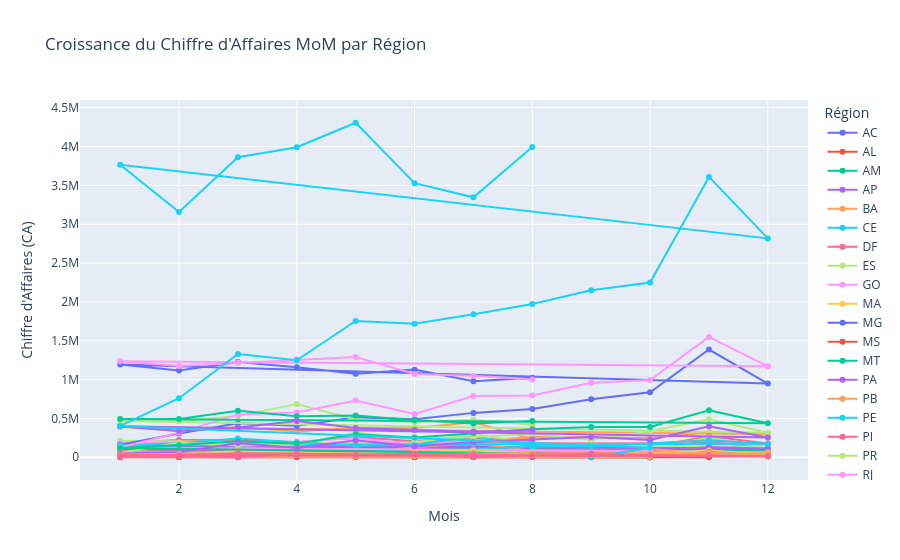
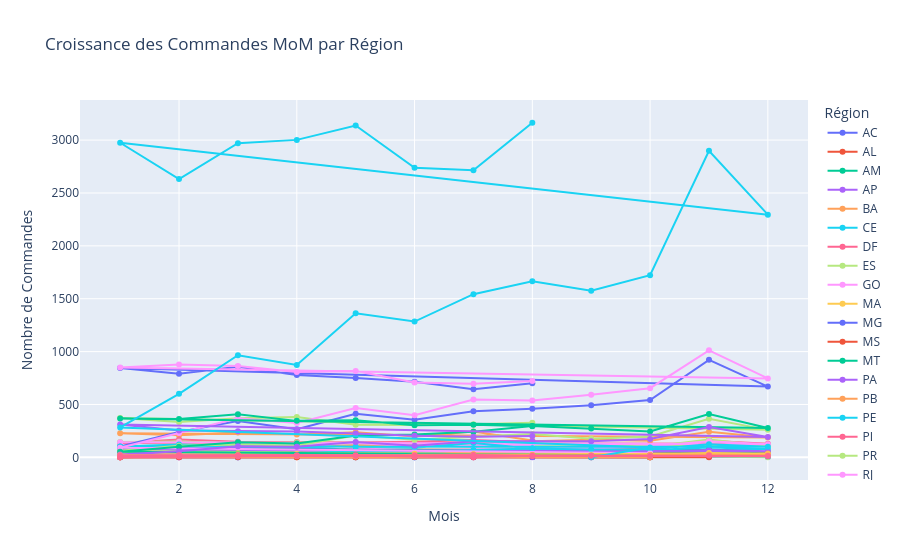

The notebook cell these images were saved under, in order:
### Code cell
import pandas as pd
import plotly.express as px

# Assurez-vous d'avoir exécuté la requête SQL et récupéré le DataFrame 'df_growth_mom'
# df_growth_mom = pd.read_sql(growth_mom_query, engine)

# Exemple de données récupérées
# df_growth_mom = ...

# Affichage d'un graphique de la croissance du chiffre d'affaires par mois et par région
fig = px.line(df_growth_mom,
              x="month", 
              y="ca", 
              color="customer_state", 
              markers=True, 
              title="Croissance du Chiffre d'Affaires MoM par Région",
              labels={"ca": "Chiffre d'Affaires (CA)", "month": "Mois", "customer_state": "Région"},
              line_shape="linear")

# Affichage du graphique
fig.show()

# Si vous souhaitez également afficher le nombre de commandes, vous pouvez ajouter une autre courbe :
fig2 = px.line(df_growth_mom,
               x="month", 
               y="nb_commandes", 
               color="customer_state", 
               markers=True, 
               title="Croissance des Commandes MoM par Région",
               labels={"nb_commandes": "Nombre de Commandes", "month": "Mois", "customer_state": "Région"},
               line_shape="linear")

# Affichage du graphique
fig2.show()

### Figure 1 — Plotly figure (JSON) as saved in the notebook; plotly's stock layout.template omitted (floating-point values rounded to 4 significant figures)
{"data": [{"hovertemplate": "Région=AC<br>Mois=%{x}<br>Chiffre d'Affaires (CA)=%{y}<extra></extra>", "legendgroup": "AC", "line": {"color": "#636efa", "dash": "solid", "shape": "linear"}, "marker": {"symbol": "circle"}, "mode": "lines+markers", "name": "AC", "orientation": "v", "showlegend": true, "type": "scatter", "x": [1.0, 2.0, 3.0, 4.0, 5.0, 6.0, 7.0, 8.0, 9.0, 10.0, 11.0, 12.0, 1.0, 2.0, 3.0, 4.0, 5.0, 6.0, 7.0, 8.0], "xaxis": "x", "y": [6508.0, 5377.0, 4772.0, 12160.0, 21350.0, 4592.0, 7150.0, 6892.0, 18260.0, 7774.0, 8506.0, 12690.0, 10420.0, 2693.0, 1482.0, 5294.0, 13510.0, 5375.0, 15930.0, 5441.0], "yaxis": "y"}, {"hovertemplate": "Région=AL<br>Mois=%{x}<br>Chiffre d'Affaires (CA)=%{y}<extra></extra>", "legendgroup": "AL", "line": {"color": "#EF553B", "dash": "solid", "shape": "linear"}, "marker": {"symbol": "circle"}, "mode": "lines+markers", "name": "AL", "orientation": "v", "showlegend": true, "type": "scatter", "x": [10.0, 1.0, 2.0, 3.0, 4.0, 5.0, 6.0, 7.0, 8.0, 9.0, 10.0, 11.0, 12.0, 1.0, 2.0, 3.0, 4.0, 5.0, 6.0, 7.0, 8.0], "xaxis": "x", "y": [689.4, 4089.0, 26710.0, 12790.0, 46530.0, 50710.0, 11420.0, 25560.0, 86020.0, 45840.0, 57070.0, 66970.0, 24130.0, 55970.0, 51130.0, 67190.0, 63060.0, 39540.0, 43680.0, 42230.0, 26220.0], "yaxis": "y"}, {"hovertemplate": "Région=AM<br>Mois=%{x}<br>Chiffre d'Affaires (CA)=%{y}<extra></extra>", "legendgroup": "AM", "line": {"color": "#00cc96", "dash": "solid", "shape": "linear"}, "marker": {"symbol": "circle"}, "mode": "lines+markers", "name": "AM", "orientation": "v", "showlegend": true, "type": "scatter", "x": [2.0, 3.0, 4.0, 5.0, 6.0, 7.0, 8.0, 9.0, 10.0, 11.0, 12.0, 1.0, 2.0, 3.0, 4.0, 5.0, 6.0, 7.0, 8.0], "xaxis": "x", "y": [10100.0, 7141.0, 10590.0, 11200.0, 1844.0, 8563.0, 13350.0, 13670.0, 1481.0, 27010.0, 10560.0, 30900.0, 22380.0, 12910.0, 8041.0, 19640.0, 10900.0, 23390.0, 4612.0], "yaxis": "y"}, {"hovertemplate": "Région=AP<br>Mois=%{x}<br>Chiffre d'Affaires (CA)=%{y}<extra></extra>", "legendgroup": "AP", "line": {"color": "#ab63fa", "dash": "solid", "shape": "linear"}, "marker": {"symbol": "circle"}, "mode": "lines+markers", "name": "AP", "orientation": "v", "showlegend": true, "type": "scatter", "x": [2.0, 3.0, 5.0, 6.0, 7.0, 8.0, 9.0, 10.0, 11.0, 12.0, 1.0, 2.0, 3.0, 4.0, 5.0, 6.0, 7.0, 8.0], "xaxis": "x", "y": [6365.0, 3716.0, 12490.0, 3328.0, 2632.0, 3463.0, 4493.0, 15270.0, 6203.0, 6935.0, 25100.0, 9777.0, 6341.0, 9385.0, 10710.0, 2231.0, 14520.0, 2317.0], "yaxis": "y"}, {"hovertemplate": "Région=BA<br>Mois=%{x}<br>Chiffre d'Affaires (CA)=%{y}<extra></extra>", "legendgroup": "BA", "line": {"color": "#FFA15A", "dash": "solid", "shape": "linear"}, "marker": {"symbol": "circle"}, "mode": "lines+markers", "name": "BA", "orientation": "v", "showlegend": true, "type": "scatter", "x": [10.0, 1.0, 2.0, 3.0, 4.0, 5.0, 6.0, 7.0, 8.0, 9.0, 10.0, 11.0, 12.0, 1.0, 2.0, 3.0, 4.0, 5.0, 6.0, 7.0, 8.0], "xaxis": "x", "y": [2889.0, 38930.0, 76660.0, 164800.0, 183500.0, 175800.0, 205900.0, 199100.0, 264200.0, 251800.0, 248500.0, 319000.0, 296200.0, 391500.0, 338300.0, 388900.0, 331900.0, 380800.0, 377300.0, 449200.0, 234900.0], "yaxis": "y"}, {"hovertemplate": "Région=CE<br>Mois=%{x}<br>Chiffre d'Affaires (CA)=%{y}<extra></extra>", "legendgroup": "CE", "line": {"color": "#19d3f3", "dash": "solid", "shape": "linear"}, "marker": {"symbol": "circle"}, "mode": "lines+markers", "name": "CE", "orientation": "v", "showlegend": true, "type": "scatter", "x": [10.0, 1.0, 2.0, 3.0, 4.0, 5.0, 6.0, 7.0, 8.0, 9.0, 10.0, 11.0, 12.0, 1.0, 2.0, 3.0, 4.0, 5.0, 6.0, 7.0, 8.0], "xaxis": "x", "y": [16970.0, 9766.0, 22350.0, 64430.0, 62320.0, 113700.0, 97960.0, 88500.0, 116600.0, 173600.0, 129000.0, 199200.0, 113800.0, 132800.0, 114000.0, 199800.0, 179000.0, 130500.0, 177500.0, 149200.0, 106900.0], "yaxis": "y"}, {"hovertemplate": "Région=DF<br>Mois=%{x}<br>Chiffre d'Affaires (CA)=%{y}<extra></extra>", "legendgroup": "DF", "line": {"color": "#FF6692", "dash": "solid", "shape": "linear"}, "marker": {"symbol": "circle"}, "mode": "lines+markers", "name": "DF", "orientation": "v", "showlegend": true, "type": "scatter", "x": [10.0, 1.0, 2.0, 3.0, 4.0, 5.0, 6.0, 7.0, 8.0, 9.0, 10.0, 11.0, 12.0, 1.0, 2.0, 3.0, 4.0, 5.0, 6.0, 7.0, 8.0], "xaxis": "x", "y": [10800.0, 18940.0, 93300.0, 71620.0, 76960.0, 78190.0, 87300.0, 115500.0, 102600.0, 138300.0, 132600.0, 271800.0, 177900.0, 183200.0, 221900.0, 219600.0, 193200.0, 259500.0, 205900.0, 245200.0, 210900.0], "yaxis": "y"}, {"hovertemplate": "Région=ES<br>Mois=%{x}<br>Chiffre d'Affaires (CA)=%{y}<extra></extra>", "legendgroup": "ES", "line": {"color": "#B6E880", "dash": "solid", "shape": "linear"}, "marker": {"symbol": "circle"}, "mode": "lines+markers", "name": "ES", "orientation": "v", "showlegend": true, "type": "scatter", "x": [10.0, 1.0, 2.0, 3.0, 4.0, 5.0, 6.0, 7.0, 8.0, 9.0, 10.0, 11.0, 12.0, 1.0, 2.0, 3.0, 4.0, 5.0, 6.0, 7.0, 8.0], "xaxis": "x", "y": [8926.0, 9097.0, 41320.0, 53380.0, 57440.0, 131900.0, 111100.0, 79910.0, 138100.0, 119800.0, 114000.0, 255600.0, 128300.0, 211800.0, 183000.0, 183300.0, 172000.0, 198300.0, 185800.0, 301700.0, 174200.0], "yaxis": "y"}, {"hovertemplate": "Région=GO<br>Mois=%{x}<br>Chiffre d'Affaires (CA)=%{y}<extra></extra>", "legendgroup": "GO", "line": {"color": "#FF97FF", "dash": "solid", "shape": "linear"}, "marker": {"symbol": "circle"}, "mode": "lines+markers", "name": "GO", "orientation": "v", "showlegend": true, "type": "scatter", "x": [10.0, 1.0, 2.0, 3.0, 4.0, 5.0, 6.0, 7.0, 8.0, 9.0, 10.0, 11.0, 12.0, 1.0, 2.0, 3.0, 4.0, 5.0, 6.0, 7.0, 8.0], "xaxis": "x", "y": [9505.0, 41920.0, 25700.0, 87290.0, 57120.0, 169600.0, 95270.0, 95190.0, 140400.0, 139400.0, 173500.0, 222000.0, 165500.0, 179600.0, 191300.0, 200000.0, 200100.0, 247800.0, 156400.0, 219400.0, 190800.0], "yaxis": "y"}, {"hovertemplate": "Région=MA<br>Mois=%{x}<br>Chiffre d'Affaires (CA)=%{y}<extra></extra>", "legendgroup": "MA", "line": {"color": "#FECB52", "dash": "solid", "shape": "linear"}, "marker": {"symbol": "circle"}, "mode": "lines+markers", "name": "MA", "orientation": "v", "showlegend": true, "type": "scatter", "x": [10.0, 1.0, 2.0, 3.0, 4.0, 5.0, 6.0, 7.0, 8.0, 9.0, 10.0, 11.0, 12.0, 1.0, 2.0, 3.0, 4.0, 5.0, 6.0, 7.0, 8.0], "xaxis": "x", "y": [8990.0, 6448.0, 10760.0, 24500.0, 33880.0, 38470.0, 20020.0, 68400.0, 68630.0, 101000.0, 112700.0, 110100.0, 65540.0, 99820.0, 112100.0, 94140.0, 90210.0, 77310.0, 70610.0, 69720.0, 46800.0], "yaxis": "y"}, {"hovertemplate": "Région=MG<br>Mois=%{x}<br>Chiffre d'Affaires (CA)=%{y}<extra></extra>", "legendgroup": "MG", "line": {"color": "#636efa", "dash": "solid", "shape": "linear"}, "marker": {"symbol": "circle"}, "mode": "lines+markers", "name": "MG", "orientation": "v", "showlegend": true, "type": "scatter", "x": [10.0, 1.0, 2.0, 3.0, 4.0, 5.0, 6.0, 7.0, 8.0, 9.0, 10.0, 11.0, 12.0, 1.0, 2.0, 3.0, 4.0, 5.0, 6.0, 7.0, 8.0], "xaxis": "x", "y": [44440.0, 162400.0, 305300.0, 436400.0, 404200.0, 516600.0, 489100.0, 571300.0, 621000.0, 745600.0, 837400.0, 1387000.0, 949100.0, 1193000.0, 1117000.0, 1226000.0, 1159000.0, 1076000.0, 1128000.0, 978900.0, 1022000.0], "yaxis": "y"}, {"hovertemplate": "Région=MS<br>Mois=%{x}<br>Chiffre d'Affaires (CA)=%{y}<extra></extra>", "legendgroup": "MS", "line": {"color": "#EF553B", "dash": "solid", "shape": "linear"}, "marker": {"symbol": "circle"}, "mode": "lines+markers", "name": "MS", "orientation": "v", "showlegend": true, "type": "scatter", "x": [1.0, 2.0, 3.0, 4.0, 5.0, 6.0, 7.0, 8.0, 9.0, 10.0, 11.0, 12.0, 1.0, 2.0, 3.0, 4.0, 5.0, 6.0, 7.0, 8.0], "xaxis": "x", "y": [1533.0, 71200.0, 62940.0, 19880.0, 33500.0, 39980.0, 37090.0, 40220.0, 50130.0, 65720.0, 62840.0, 54050.0, 108300.0, 91140.0, 77300.0, 63480.0, 99540.0, 96890.0, 74660.0, 58970.0], "yaxis": "y"}, {"hovertemplate": "Région=MT<br>Mois=%{x}<br>Chiffre d'Affaires (CA)=%{y}<extra></extra>", "legendgroup": "MT", "line": {"color": "#00cc96", "dash": "solid", "shape": "linear"}, "marker": {"symbol": "circle"}, "mode": "lines+markers", "name": "MT", "orientation": "v", "showlegend": true, "type": "scatter", "x": [10.0, 1.0, 2.0, 3.0, 4.0, 5.0, 6.0, 7.0, 8.0, 9.0, 10.0, 11.0, 12.0, 1.0, 2.0, 3.0, 4.0, 5.0, 6.0, 7.0, 8.0], "xaxis": "x", "y": [913.0, 17310.0, 32250.0, 24320.0, 35920.0, 69130.0, 43400.0, 101700.0, 70490.0, 73500.0, 116000.0, 120300.0, 94940.0, 114900.0, 88630.0, 89830.0, 121900.0, 133100.0, 117100.0, 113800.0, 51590.0], "yaxis": "y"}, {"hovertemplate": "Région=PA<br>Mois=%{x}<br>Chiffre d'Affaires (CA)=%{y}<extra></extra>", "legendgroup": "PA", "line": {"color": "#ab63fa", "dash": "solid", "shape": "linear"}, "marker": {"symbol": "circle"}, "mode": "lines+markers", "name": "PA", "orientation": "v", "showlegend": true, "type": "scatter", "x": [10.0, 1.0, 2.0, 3.0, 4.0, 5.0, 6.0, 7.0, 8.0, 9.0, 10.0, 11.0, 12.0, 1.0, 2.0, 3.0, 4.0, 5.0, 6.0, 7.0, 8.0], "xaxis": "x", "y": [11550.0, 13710.0, 95440.0, 81650.0, 54970.0, 59140.0, 59490.0, 51310.0, 154100.0, 69590.0, 78500.0, 129400.0, 111400.0, 150600.0, 98520.0, 133100.0, 124400.0, 82440.0, 107600.0, 142700.0, 98690.0], "yaxis": "y"}, {"hovertemplate": "Région=PB<br>Mois=%{x}<br>Chiffre d'Affaires (CA)=%{y}<extra></extra>", "legendgroup": "PB", "line": {"color": "#FFA15A", "dash": "solid", "shape": "linear"}, "marker": {"symbol": "circle"}, "mode": "lines+markers", "name": "PB", "orientation": "v", "showlegend": true, "type": "scatter", "x": [10.0, 1.0, 2.0, 3.0, 4.0, 5.0, 6.0, 7.0, 8.0, 9.0, 10.0, 11.0, 12.0, 1.0, 2.0, 3.0, 4.0, 5.0, 6.0, 7.0, 8.0], "xaxis": "x", "y": [672.7, 4168.0, 20230.0, 44430.0, 32060.0, 30350.0, 62220.0, 49740.0, 27480.0, 56560.0, 103600.0, 51450.0, 63150.0, 72200.0, 57090.0, 72610.0, 49650.0, 53190.0, 128000.0, 179500.0, 82220.0], "yaxis": "y"}, {"hovertemplate": "Région=PE<br>Mois=%{x}<br>Chiffre d'Affaires (CA)=%{y}<extra></extra>", "legendgroup": "PE", "line": {"color": "#19d3f3", "dash": "solid", "shape": "linear"}, "marker": {"symbol": "circle"}, "mode": "lines+markers", "name": "PE", "orientation": "v", "showlegend": true, "type": "scatter", "x": [10.0, 1.0, 2.0, 3.0, 4.0, 5.0, 6.0, 7.0, 8.0, 9.0, 10.0, 11.0, 12.0, 1.0, 2.0, 3.0, 4.0, 5.0, 6.0, 7.0, 8.0], "xaxis": "x", "y": [13900.0, 19370.0, 29880.0, 58670.0, 41580.0, 111900.0, 63970.0, 103700.0, 139000.0, 139800.0, 180900.0, 218100.0, 172400.0, 154800.0, 181000.0, 241300.0, 193600.0, 148600.0, 160400.0, 271600.0, 136300.0], "yaxis": "y"}, {"hovertemplate": "Région=PI<br>Mois=%{x}<br>Chiffre d'Affaires (CA)=%{y}<extra></extra>", "legendgroup": "PI", "line": {"color": "#FF6692", "dash": "solid", "shape": "linear"}, "marker": {"symbol": "circle"}, "mode": "lines+markers", "name": "PI", "orientation": "v", "showlegend": true, "type": "scatter", "x": [10.0, 1.0, 2.0, 3.0, 4.0, 5.0, 6.0, 7.0, 8.0, 9.0, 10.0, 11.0, 12.0, 1.0, 2.0, 3.0, 4.0, 5.0, 6.0, 7.0, 8.0], "xaxis": "x", "y": [2215.0, 13090.0, 31550.0, 23730.0, 22040.0, 60090.0, 23640.0, 26450.0, 47620.0, 32170.0, 44600.0, 34250.0, 31580.0, 77200.0, 50930.0, 73430.0, 111200.0, 75810.0, 54000.0, 76240.0, 34780.0], "yaxis": "y"}, {"hovertemplate": "Région=PR<br>Mois=%{x}<br>Chiffre d'Affaires (CA)=%{y}<extra></extra>", "legendgroup": "PR", "line": {"color": "#B6E880", "dash": "solid", "shape": "linear"}, "marker": {"symbol": "circle"}, "mode": "lines+markers", "name": "PR", "orientation": "v", "showlegend": true, "type": "scatter", "x": [10.0, 12.0, 1.0, 2.0, 3.0, 4.0, 5.0, 6.0, 7.0, 8.0, 9.0, 10.0, 11.0, 12.0, 1.0, 2.0, 3.0, 4.0, 5.0, 6.0, 7.0, 8.0], "xaxis": "x", "y": [22280.0, 176.6, 53870.0, 185500.0, 152800.0, 161900.0, 320000.0, 229600.0, 259700.0, 299800.0, 222900.0, 336600.0, 488100.0, 315800.0, 465300.0, 464400.0, 529700.0, 686100.0, 485900.0, 452200.0, 483500.0, 419000.0], "yaxis": "y"}, {"hovertemplate": "Région=RJ<br>Mois=%{x}<br>Chiffre d'Affaires (CA)=%{y}<extra></extra>", "legendgroup": "RJ", "line": {"color": "#FF97FF", "dash": "solid", "shape": "linear"}, "marker": {"symbol": "circle"}, "mode": "lines+markers", "name": "RJ", "orientation": "v", "showlegend": true, "type": "scatter", "x": [10.0, 1.0, 2.0, 3.0, 4.0, 5.0, 6.0, 7.0, 8.0, 9.0, 10.0, 11.0, 12.0, 1.0, 2.0, 3.0, 4.0, 5.0, 6.0, 7.0, 8.0], "xaxis": "x", "y": [81400.0, 126000.0, 317300.0, 551800.0, 575300.0, 731500.0, 556800.0, 787800.0, 794500.0, 960300.0, 995200.0, 1550000.0, 1170000.0, 1236000.0, 1176000.0, 1217000.0, 1257000.0, 1290000.0, 1073000.0, 1051000.0, 1001000.0], "yaxis": "y"}, {"hovertemplate": "Région=RN<br>Mois=%{x}<br>Chiffre d'Affaires (CA)=%{y}<extra></extra>", "legendgroup": "RN", "line": {"color": "#FECB52", "dash": "solid", "shape": "linear"}, "marker": {"symbol": "circle"}, "mode": "lines+markers", "name": "RN", "orientation": "v", "showlegend": true, "type": "scatter", "x": [10.0, 1.0, 2.0, 3.0, 4.0, 5.0, 6.0, 7.0, 8.0, 9.0, 10.0, 11.0, 12.0, 1.0, 2.0, 3.0, 4.0, 5.0, 6.0, 7.0, 8.0], "xaxis": "x", "y": [7932.0, 11410.0, 5837.0, 18940.0, 14090.0, 50250.0, 14340.0, 37600.0, 29460.0, 36180.0, 48170.0, 87660.0, 36890.0, 61500.0, 37180.0, 79710.0, 67670.0, 44990.0, 75560.0, 87120.0, 53940.0], "yaxis": "y"}, {"hovertemplate": "Région=RO<br>Mois=%{x}<br>Chiffre d'Affaires (CA)=%{y}<extra></extra>", "legendgroup": "RO", "line": {"color": "#636efa", "dash": "solid", "shape": "linear"}, "marker": {"symbol": "circle"}, "mode": "lines+markers", "name": "RO", "orientation": "v", "showlegend": true, "type": "scatter", "x": [1.0, 2.0, 3.0, 4.0, 5.0, 6.0, 7.0, 8.0, 9.0, 10.0, 11.0, 12.0, 1.0, 2.0, 3.0, 4.0, 5.0, 6.0, 7.0, 8.0], "xaxis": "x", "y": [7430.0, 16540.0, 22710.0, 9382.0, 7460.0, 20800.0, 12860.0, 25340.0, 44440.0, 20630.0, 63520.0, 21690.0, 27810.0, 18990.0, 29750.0, 36770.0, 28420.0, 21770.0, 47240.0, 29130.0], "yaxis": "y"}, {"hovertemplate": "Région=RR<br>Mois=%{x}<br>Chiffre d'Affaires (CA)=%{y}<extra></extra>", "legendgroup": "RR", "line": {"color": "#EF553B", "dash": "solid", "shape": "linear"}, "marker": {"symbol": "circle"}, "mode": "lines+markers", "name": "RR", "orientation": "v", "showlegend": true, "type": "scatter", "x": [10.0, 2.0, 3.0, 4.0, 5.0, 6.0, 7.0, 9.0, 10.0, 11.0, 1.0, 2.0, 3.0, 4.0, 5.0, 6.0, 7.0], "xaxis": "x", "y": [621.2, 978.7, 2977.0, 962.0, 2862.0, 1577.0, 2025.0, 588.3, 4726.0, 1363.0, 1465.0, 2121.0, 18170.0, 6948.0, 1545.0, 14780.0, 17650.0], "yaxis": "y"}, {"hovertemplate": "Région=RS<br>Mois=%{x}<br>Chiffre d'Affaires (CA)=%{y}<extra></extra>", "legendgroup": "RS", "line": {"color": "#00cc96", "dash": "solid", "shape": "linear"}, "marker": {"symbol": "circle"}, "mode": "lines+markers", "name": "RS", "orientation": "v", "showlegend": true, "type": "scatter", "x": [10.0, 1.0, 2.0, 3.0, 4.0, 5.0, 6.0, 7.0, 8.0, 9.0, 10.0, 11.0, 12.0, 1.0, 2.0, 3.0, 4.0, 5.0, 6.0, 7.0, 8.0], "xaxis": "x", "y": [26080.0, 118300.0, 156500.0, 206500.0, 175200.0, 297200.0, 254400.0, 311300.0, 359100.0, 389100.0, 388600.0, 605400.0, 438200.0, 493300.0, 492100.0, 597400.0, 529000.0, 537600.0, 477700.0, 434500.0, 465900.0], "yaxis": "y"}, {"hovertemplate": "Région=SC<br>Mois=%{x}<br>Chiffre d'Affaires (CA)=%{y}<extra></extra>", "legendgroup": "SC", "line": {"color": "#ab63fa", "dash": "solid", "shape": "linear"}, "marker": {"symbol": "circle"}, "mode": "lines+markers", "name": "SC", "orientation": "v", "showlegend": true, "type": "scatter", "x": [10.0, 1.0, 2.0, 3.0, 4.0, 5.0, 6.0, 7.0, 8.0, 9.0, 10.0, 11.0, 12.0, 1.0, 2.0, 3.0, 4.0, 5.0, 6.0, 7.0, 8.0], "xaxis": "x", "y": [22510.0, 50000.0, 63950.0, 182400.0, 119900.0, 220400.0, 139700.0, 196300.0, 229600.0, 262400.0, 223000.0, 398400.0, 255300.0, 400500.0, 339200.0, 384200.0, 465600.0, 376000.0, 351500.0, 331500.0, 343800.0], "yaxis": "y"}, {"hovertemplate": "Région=SE<br>Mois=%{x}<br>Chiffre d'Affaires (CA)=%{y}<extra></extra>", "legendgroup": "SE", "line": {"color": "#FFA15A", "dash": "solid", "shape": "linear"}, "marker": {"symbol": "circle"}, "mode": "lines+markers", "name": "SE", "orientation": "v", "showlegend": true, "type": "scatter", "x": [10.0, 1.0, 2.0, 3.0, 4.0, 5.0, 6.0, 7.0, 8.0, 9.0, 10.0, 11.0, 12.0, 1.0, 2.0, 3.0, 4.0, 5.0, 6.0, 7.0, 8.0], "xaxis": "x", "y": [3113.0, 3436.0, 21640.0, 28090.0, 30060.0, 9536.0, 14570.0, 15960.0, 38960.0, 31870.0, 46110.0, 59520.0, 36470.0, 33200.0, 45930.0, 30710.0, 31800.0, 11890.0, 39720.0, 49600.0, 50410.0], "yaxis": "y"}, {"hovertemplate": "Région=SP<br>Mois=%{x}<br>Chiffre d'Affaires (CA)=%{y}<extra></extra>", "legendgroup": "SP", "line": {"color": "#19d3f3", "dash": "solid", "shape": "linear"}, "marker": {"symbol": "circle"}, "mode": "lines+markers", "name": "SP", "orientation": "v", "showlegend": true, "type": "scatter", "x": [9.0, 10.0, 1.0, 2.0, 3.0, 4.0, 5.0, 6.0, 7.0, 8.0, 9.0, 10.0, 11.0, 12.0, 1.0, 2.0, 3.0, 4.0, 5.0, 6.0, 7.0, 8.0], "xaxis": "x", "y": [1291.0, 122000.0, 403500.0, 759900.0, 1329000.0, 1249000.0, 1755000.0, 1718000.0, 1840000.0, 1973000.0, 2149000.0, 2249000.0, 3609000.0, 2818000.0, 3765000.0, 3159000.0, 3862000.0, 3991000.0, 4307000.0, 3529000.0, 3346000.0, 3995000.0], "yaxis": "y"}, {"hovertemplate": "Région=TO<br>Mois=%{x}<br>Chiffre d'Affaires (CA)=%{y}<extra></extra>", "legendgroup": "TO", "line": {"color": "#FF6692", "dash": "solid", "shape": "linear"}, "marker": {"symbol": "circle"}, "mode": "lines+markers", "name": "TO", "orientation": "v", "showlegend": true, "type": "scatter", "x": [1.0, 2.0, 3.0, 4.0, 5.0, 6.0, 7.0, 8.0, 9.0, 10.0, 11.0, 12.0, 1.0, 2.0, 3.0, 4.0, 5.0, 6.0, 7.0, 8.0], "xaxis": "x", "y": [6092.0, 8456.0, 7220.0, 30960.0, 23420.0, 39970.0, 1139.0, 22670.0, 39600.0, 29140.0, 27710.0, 17030.0, 25030.0, 30230.0, 50220.0, 48330.0, 29830.0, 44880.0, 34160.0, 23990.0], "yaxis": "y"}], "layout": {"legend": {"title": {"text": "Région"}, "tracegroupgap": 0}, "title": {"text": "Croissance du Chiffre d'Affaires MoM par Région"}, "xaxis": {"anchor": "y", "domain": [0, 1], "title": {"text": "Mois"}}, "yaxis": {"anchor": "x", "domain": [0, 1], "title": {"text": "Chiffre d'Affaires (CA)"}}}}

### Figure 2 — Plotly figure (JSON) as saved in the notebook; plotly's stock layout.template omitted (floating-point values rounded to 4 significant figures)
{"data": [{"hovertemplate": "Région=AC<br>Mois=%{x}<br>Nombre de Commandes=%{y}<extra></extra>", "legendgroup": "AC", "line": {"color": "#636efa", "dash": "solid", "shape": "linear"}, "marker": {"symbol": "circle"}, "mode": "lines+markers", "name": "AC", "orientation": "v", "showlegend": true, "type": "scatter", "x": [1.0, 2.0, 3.0, 4.0, 5.0, 6.0, 7.0, 8.0, 9.0, 10.0, 11.0, 12.0, 1.0, 2.0, 3.0, 4.0, 5.0, 6.0, 7.0, 8.0], "xaxis": "x", "y": [2, 3, 2, 5, 8, 4, 5, 4, 5, 5, 5, 5, 6, 3, 2, 4, 2, 3, 4, 3], "yaxis": "y"}, {"hovertemplate": "Région=AL<br>Mois=%{x}<br>Nombre de Commandes=%{y}<extra></extra>", "legendgroup": "AL", "line": {"color": "#EF553B", "dash": "solid", "shape": "linear"}, "marker": {"symbol": "circle"}, "mode": "lines+markers", "name": "AL", "orientation": "v", "showlegend": true, "type": "scatter", "x": [10.0, 1.0, 2.0, 3.0, 4.0, 5.0, 6.0, 7.0, 8.0, 9.0, 10.0, 11.0, 12.0, 1.0, 2.0, 3.0, 4.0, 5.0, 6.0, 7.0, 8.0], "xaxis": "x", "y": [1, 2, 12, 10, 21, 26, 10, 15, 17, 19, 28, 26, 12, 36, 27, 27, 27, 19, 24, 22, 16], "yaxis": "y"}, {"hovertemplate": "Région=AM<br>Mois=%{x}<br>Nombre de Commandes=%{y}<extra></extra>", "legendgroup": "AM", "line": {"color": "#00cc96", "dash": "solid", "shape": "linear"}, "marker": {"symbol": "circle"}, "mode": "lines+markers", "name": "AM", "orientation": "v", "showlegend": true, "type": "scatter", "x": [2.0, 3.0, 4.0, 5.0, 6.0, 7.0, 8.0, 9.0, 10.0, 11.0, 12.0, 1.0, 2.0, 3.0, 4.0, 5.0, 6.0, 7.0, 8.0], "xaxis": "x", "y": [8, 5, 13, 8, 1, 5, 5, 9, 3, 10, 6, 12, 8, 8, 6, 9, 7, 18, 4], "yaxis": "y"}, {"hovertemplate": "Région=AP<br>Mois=%{x}<br>Nombre de Commandes=%{y}<extra></extra>", "legendgroup": "AP", "line": {"color": "#ab63fa", "dash": "solid", "shape": "linear"}, "marker": {"symbol": "circle"}, "mode": "lines+markers", "name": "AP", "orientation": "v", "showlegend": true, "type": "scatter", "x": [2.0, 3.0, 5.0, 6.0, 7.0, 8.0, 9.0, 10.0, 11.0, 12.0, 1.0, 2.0, 3.0, 4.0, 5.0, 6.0, 7.0, 8.0], "xaxis": "x", "y": [2, 3, 4, 2, 1, 3, 2, 3, 4, 4, 11, 2, 5, 5, 6, 2, 6, 2], "yaxis": "y"}, {"hovertemplate": "Région=BA<br>Mois=%{x}<br>Nombre de Commandes=%{y}<extra></extra>", "legendgroup": "BA", "line": {"color": "#FFA15A", "dash": "solid", "shape": "linear"}, "marker": {"symbol": "circle"}, "mode": "lines+markers", "name": "BA", "orientation": "v", "showlegend": true, "type": "scatter", "x": [10.0, 1.0, 2.0, 3.0, 4.0, 5.0, 6.0, 7.0, 8.0, 9.0, 10.0, 11.0, 12.0, 1.0, 2.0, 3.0, 4.0, 5.0, 6.0, 7.0, 8.0], "xaxis": "x", "y": [3, 24, 58, 87, 84, 119, 103, 144, 152, 167, 158, 243, 188, 228, 208, 235, 216, 237, 198, 245, 159], "yaxis": "y"}, {"hovertemplate": "Région=CE<br>Mois=%{x}<br>Nombre de Commandes=%{y}<extra></extra>", "legendgroup": "CE", "line": {"color": "#19d3f3", "dash": "solid", "shape": "linear"}, "marker": {"symbol": "circle"}, "mode": "lines+markers", "name": "CE", "orientation": "v", "showlegend": true, "type": "scatter", "x": [10.0, 1.0, 2.0, 3.0, 4.0, 5.0, 6.0, 7.0, 8.0, 9.0, 10.0, 11.0, 12.0, 1.0, 2.0, 3.0, 4.0, 5.0, 6.0, 7.0, 8.0], "xaxis": "x", "y": [6, 8, 13, 26, 42, 62, 44, 53, 73, 74, 63, 103, 79, 77, 84, 93, 96, 72, 72, 84, 55], "yaxis": "y"}, {"hovertemplate": "Région=DF<br>Mois=%{x}<br>Nombre de Commandes=%{y}<extra></extra>", "legendgroup": "DF", "line": {"color": "#FF6692", "dash": "solid", "shape": "linear"}, "marker": {"symbol": "circle"}, "mode": "lines+markers", "name": "DF", "orientation": "v", "showlegend": true, "type": "scatter", "x": [10.0, 1.0, 2.0, 3.0, 4.0, 5.0, 6.0, 7.0, 8.0, 9.0, 10.0, 11.0, 12.0, 1.0, 2.0, 3.0, 4.0, 5.0, 6.0, 7.0, 8.0], "xaxis": "x", "y": [6, 13, 21, 54, 34, 60, 69, 75, 83, 94, 92, 157, 129, 135, 170, 147, 146, 140, 147, 165, 143], "yaxis": "y"}, {"hovertemplate": "Région=ES<br>Mois=%{x}<br>Nombre de Commandes=%{y}<extra></extra>", "legendgroup": "ES", "line": {"color": "#B6E880", "dash": "solid", "shape": "linear"}, "marker": {"symbol": "circle"}, "mode": "lines+markers", "name": "ES", "orientation": "v", "showlegend": true, "type": "scatter", "x": [10.0, 1.0, 2.0, 3.0, 4.0, 5.0, 6.0, 7.0, 8.0, 9.0, 10.0, 11.0, 12.0, 1.0, 2.0, 3.0, 4.0, 5.0, 6.0, 7.0, 8.0], "xaxis": "x", "y": [3, 9, 31, 47, 45, 90, 79, 81, 94, 93, 100, 168, 108, 145, 149, 133, 140, 132, 123, 122, 103], "yaxis": "y"}, {"hovertemplate": "Région=GO<br>Mois=%{x}<br>Nombre de Commandes=%{y}<extra></extra>", "legendgroup": "GO", "line": {"color": "#FF97FF", "dash": "solid", "shape": "linear"}, "marker": {"symbol": "circle"}, "mode": "lines+markers", "name": "GO", "orientation": "v", "showlegend": true, "type": "scatter", "x": [10.0, 1.0, 2.0, 3.0, 4.0, 5.0, 6.0, 7.0, 8.0, 9.0, 10.0, 11.0, 12.0, 1.0, 2.0, 3.0, 4.0, 5.0, 6.0, 7.0, 8.0], "xaxis": "x", "y": [7, 18, 24, 47, 38, 83, 73, 77, 89, 84, 106, 153, 125, 144, 146, 141, 132, 136, 105, 112, 117], "yaxis": "y"}, {"hovertemplate": "Région=MA<br>Mois=%{x}<br>Nombre de Commandes=%{y}<extra></extra>", "legendgroup": "MA", "line": {"color": "#FECB52", "dash": "solid", "shape": "linear"}, "marker": {"symbol": "circle"}, "mode": "lines+markers", "name": "MA", "orientation": "v", "showlegend": true, "type": "scatter", "x": [10.0, 1.0, 2.0, 3.0, 4.0, 5.0, 6.0, 7.0, 8.0, 9.0, 10.0, 11.0, 12.0, 1.0, 2.0, 3.0, 4.0, 5.0, 6.0, 7.0, 8.0], "xaxis": "x", "y": [4, 6, 11, 22, 25, 31, 15, 37, 38, 41, 48, 53, 40, 55, 55, 49, 46, 32, 41, 39, 29], "yaxis": "y"}, {"hovertemplate": "Région=MG<br>Mois=%{x}<br>Nombre de Commandes=%{y}<extra></extra>", "legendgroup": "MG", "line": {"color": "#636efa", "dash": "solid", "shape": "linear"}, "marker": {"symbol": "circle"}, "mode": "lines+markers", "name": "MG", "orientation": "v", "showlegend": true, "type": "scatter", "x": [10.0, 1.0, 2.0, 3.0, 4.0, 5.0, 6.0, 7.0, 8.0, 9.0, 10.0, 11.0, 12.0, 1.0, 2.0, 3.0, 4.0, 5.0, 6.0, 7.0, 8.0], "xaxis": "x", "y": [35, 102, 241, 343, 266, 412, 356, 435, 459, 493, 542, 922, 669, 846, 790, 856, 778, 751, 714, 644, 700], "yaxis": "y"}, {"hovertemplate": "Région=MS<br>Mois=%{x}<br>Nombre de Commandes=%{y}<extra></extra>", "legendgroup": "MS", "line": {"color": "#EF553B", "dash": "solid", "shape": "linear"}, "marker": {"symbol": "circle"}, "mode": "lines+markers", "name": "MS", "orientation": "v", "showlegend": true, "type": "scatter", "x": [1.0, 2.0, 3.0, 4.0, 5.0, 6.0, 7.0, 8.0, 9.0, 10.0, 11.0, 12.0, 1.0, 2.0, 3.0, 4.0, 5.0, 6.0, 7.0, 8.0], "xaxis": "x", "y": [1, 11, 19, 15, 26, 27, 24, 24, 32, 33, 44, 34, 70, 64, 57, 43, 44, 49, 49, 35], "yaxis": "y"}, {"hovertemplate": "Région=MT<br>Mois=%{x}<br>Nombre de Commandes=%{y}<extra></extra>", "legendgroup": "MT", "line": {"color": "#00cc96", "dash": "solid", "shape": "linear"}, "marker": {"symbol": "circle"}, "mode": "lines+markers", "name": "MT", "orientation": "v", "showlegend": true, "type": "scatter", "x": [10.0, 1.0, 2.0, 3.0, 4.0, 5.0, 6.0, 7.0, 8.0, 9.0, 10.0, 11.0, 12.0, 1.0, 2.0, 3.0, 4.0, 5.0, 6.0, 7.0, 8.0], "xaxis": "x", "y": [1, 9, 17, 16, 25, 37, 24, 37, 38, 34, 50, 73, 49, 83, 67, 52, 64, 66, 58, 47, 39], "yaxis": "y"}, {"hovertemplate": "Région=PA<br>Mois=%{x}<br>Nombre de Commandes=%{y}<extra></extra>", "legendgroup": "PA", "line": {"color": "#ab63fa", "dash": "solid", "shape": "linear"}, "marker": {"symbol": "circle"}, "mode": "lines+markers", "name": "PA", "orientation": "v", "showlegend": true, "type": "scatter", "x": [10.0, 1.0, 2.0, 3.0, 4.0, 5.0, 6.0, 7.0, 8.0, 9.0, 10.0, 11.0, 12.0, 1.0, 2.0, 3.0, 4.0, 5.0, 6.0, 7.0, 8.0], "xaxis": "x", "y": [4, 10, 24, 35, 36, 35, 36, 36, 57, 41, 52, 69, 58, 69, 57, 67, 66, 40, 54, 57, 43], "yaxis": "y"}, {"hovertemplate": "Région=PB<br>Mois=%{x}<br>Nombre de Commandes=%{y}<extra></extra>", "legendgroup": "PB", "line": {"color": "#FFA15A", "dash": "solid", "shape": "linear"}, "marker": {"symbol": "circle"}, "mode": "lines+markers", "name": "PB", "orientation": "v", "showlegend": true, "type": "scatter", "x": [10.0, 1.0, 2.0, 3.0, 4.0, 5.0, 6.0, 7.0, 8.0, 9.0, 10.0, 11.0, 12.0, 1.0, 2.0, 3.0, 4.0, 5.0, 6.0, 7.0, 8.0], "xaxis": "x", "y": [1, 2, 11, 16, 20, 17, 22, 26, 16, 25, 28, 27, 37, 31, 35, 39, 28, 29, 28, 51, 28], "yaxis": "y"}, {"hovertemplate": "Région=PE<br>Mois=%{x}<br>Nombre de Commandes=%{y}<extra></extra>", "legendgroup": "PE", "line": {"color": "#19d3f3", "dash": "solid", "shape": "linear"}, "marker": {"symbol": "circle"}, "mode": "lines+markers", "name": "PE", "orientation": "v", "showlegend": true, "type": "scatter", "x": [10.0, 1.0, 2.0, 3.0, 4.0, 5.0, 6.0, 7.0, 8.0, 9.0, 10.0, 11.0, 12.0, 1.0, 2.0, 3.0, 4.0, 5.0, 6.0, 7.0, 8.0], "xaxis": "x", "y": [6, 9, 20, 36, 36, 63, 41, 70, 83, 74, 77, 125, 101, 102, 121, 107, 110, 102, 91, 136, 83], "yaxis": "y"}, {"hovertemplate": "Région=PI<br>Mois=%{x}<br>Nombre de Commandes=%{y}<extra></extra>", "legendgroup": "PI", "line": {"color": "#FF6692", "dash": "solid", "shape": "linear"}, "marker": {"symbol": "circle"}, "mode": "lines+markers", "name": "PI", "orientation": "v", "showlegend": true, "type": "scatter", "x": [10.0, 1.0, 2.0, 3.0, 4.0, 5.0, 6.0, 7.0, 8.0, 9.0, 10.0, 11.0, 12.0, 1.0, 2.0, 3.0, 4.0, 5.0, 6.0, 7.0, 8.0], "xaxis": "x", "y": [1, 7, 10, 13, 11, 23, 14, 20, 20, 22, 23, 31, 23, 47, 32, 34, 34, 30, 29, 32, 20], "yaxis": "y"}, {"hovertemplate": "Région=PR<br>Mois=%{x}<br>Nombre de Commandes=%{y}<extra></extra>", "legendgroup": "PR", "line": {"color": "#B6E880", "dash": "solid", "shape": "linear"}, "marker": {"symbol": "circle"}, "mode": "lines+markers", "name": "PR", "orientation": "v", "showlegend": true, "type": "scatter", "x": [10.0, 12.0, 1.0, 2.0, 3.0, 4.0, 5.0, 6.0, 7.0, 8.0, 9.0, 10.0, 11.0, 12.0, 1.0, 2.0, 3.0, 4.0, 5.0, 6.0, 7.0, 8.0], "xaxis": "x", "y": [19, 1, 62, 110, 121, 112, 206, 167, 195, 220, 176, 198, 365, 260, 371, 335, 369, 381, 308, 306, 314, 327], "yaxis": "y"}, {"hovertemplate": "Région=RJ<br>Mois=%{x}<br>Nombre de Commandes=%{y}<extra></extra>", "legendgroup": "RJ", "line": {"color": "#FF97FF", "dash": "solid", "shape": "linear"}, "marker": {"symbol": "circle"}, "mode": "lines+markers", "name": "RJ", "orientation": "v", "showlegend": true, "type": "scatter", "x": [10.0, 1.0, 2.0, 3.0, 4.0, 5.0, 6.0, 7.0, 8.0, 9.0, 10.0, 11.0, 12.0, 1.0, 2.0, 3.0, 4.0, 5.0, 6.0, 7.0, 8.0], "xaxis": "x", "y": [40, 91, 230, 370, 325, 466, 399, 547, 537, 591, 654, 1012, 746, 850, 879, 864, 807, 816, 707, 696, 723], "yaxis": "y"}, {"hovertemplate": "Région=RN<br>Mois=%{x}<br>Nombre de Commandes=%{y}<extra></extra>", "legendgroup": "RN", "line": {"color": "#FECB52", "dash": "solid", "shape": "linear"}, "marker": {"symbol": "circle"}, "mode": "lines+markers", "name": "RN", "orientation": "v", "showlegend": true, "type": "scatter", "x": [10.0, 1.0, 2.0, 3.0, 4.0, 5.0, 6.0, 7.0, 8.0, 9.0, 10.0, 11.0, 12.0, 1.0, 2.0, 3.0, 4.0, 5.0, 6.0, 7.0, 8.0], "xaxis": "x", "y": [4, 5, 8, 13, 10, 17, 12, 27, 20, 23, 23, 41, 30, 42, 23, 38, 32, 22, 35, 29, 20], "yaxis": "y"}, {"hovertemplate": "Région=RO<br>Mois=%{x}<br>Nombre de Commandes=%{y}<extra></extra>", "legendgroup": "RO", "line": {"color": "#636efa", "dash": "solid", "shape": "linear"}, "marker": {"symbol": "circle"}, "mode": "lines+markers", "name": "RO", "orientation": "v", "showlegend": true, "type": "scatter", "x": [1.0, 2.0, 3.0, 4.0, 5.0, 6.0, 7.0, 8.0, 9.0, 10.0, 11.0, 12.0, 1.0, 2.0, 3.0, 4.0, 5.0, 6.0, 7.0, 8.0], "xaxis": "x", "y": [3, 9, 16, 7, 8, 10, 10, 14, 16, 13, 17, 11, 20, 13, 13, 11, 17, 11, 16, 8], "yaxis": "y"}, {"hovertemplate": "Région=RR<br>Mois=%{x}<br>Nombre de Commandes=%{y}<extra></extra>", "legendgroup": "RR", "line": {"color": "#EF553B", "dash": "solid", "shape": "linear"}, "marker": {"symbol": "circle"}, "mode": "lines+markers", "name": "RR", "orientation": "v", "showlegend": true, "type": "scatter", "x": [10.0, 2.0, 3.0, 4.0, 5.0, 6.0, 7.0, 9.0, 10.0, 11.0, 1.0, 2.0, 3.0, 4.0, 5.0, 6.0, 7.0], "xaxis": "x", "y": [1, 2, 2, 2, 2, 3, 1, 1, 3, 2, 1, 3, 5, 2, 1, 5, 5], "yaxis": "y"}, {"hovertemplate": "Région=RS<br>Mois=%{x}<br>Nombre de Commandes=%{y}<extra></extra>", "legendgroup": "RS", "line": {"color": "#00cc96", "dash": "solid", "shape": "linear"}, "marker": {"symbol": "circle"}, "mode": "lines+markers", "name": "RS", "orientation": "v", "showlegend": true, "type": "scatter", "x": [10.0, 1.0, 2.0, 3.0, 4.0, 5.0, 6.0, 7.0, 8.0, 9.0, 10.0, 11.0, 12.0, 1.0, 2.0, 3.0, 4.0, 5.0, 6.0, 7.0, 8.0], "xaxis": "x", "y": [17, 52, 100, 144, 132, 206, 215, 242, 296, 273, 244, 409, 278, 367, 363, 407, 345, 350, 304, 308, 293], "yaxis": "y"}, {"hovertemplate": "Région=SC<br>Mois=%{x}<br>Nombre de Commandes=%{y}<extra></extra>", "legendgroup": "SC", "line": {"color": "#ab63fa", "dash": "solid", "shape": "linear"}, "marker": {"symbol": "circle"}, "mode": "lines+markers", "name": "SC", "orientation": "v", "showlegend": true, "type": "scatter", "x": [10.0, 1.0, 2.0, 3.0, 4.0, 5.0, 6.0, 7.0, 8.0, 9.0, 10.0, 11.0, 12.0, 1.0, 2.0, 3.0, 4.0, 5.0, 6.0, 7.0, 8.0], "xaxis": "x", "y": [9, 26, 57, 104, 100, 146, 109, 152, 152, 153, 174, 288, 192, 311, 254, 247, 245, 226, 205, 195, 201], "yaxis": "y"}, {"hovertemplate": "Région=SE<br>Mois=%{x}<br>Nombre de Commandes=%{y}<extra></extra>", "legendgroup": "SE", "line": {"color": "#FFA15A", "dash": "solid", "shape": "linear"}, "marker": {"symbol": "circle"}, "mode": "lines+markers", "name": "SE", "orientation": "v", "showlegend": true, "type": "scatter", "x": [10.0, 1.0, 2.0, 3.0, 4.0, 5.0, 6.0, 7.0, 8.0, 9.0, 10.0, 11.0, 12.0, 1.0, 2.0, 3.0, 4.0, 5.0, 6.0, 7.0, 8.0], "xaxis": "x", "y": [3, 4, 12, 22, 13, 11, 8, 13, 19, 16, 22, 26, 20, 19, 15, 17, 13, 8, 25, 26, 23], "yaxis": "y"}, {"hovertemplate": "Région=SP<br>Mois=%{x}<br>Nombre de Commandes=%{y}<extra></extra>", "legendgroup": "SP", "line": {"color": "#19d3f3", "dash": "solid", "shape": "linear"}, "marker": {"symbol": "circle"}, "mode": "lines+markers", "name": "SP", "orientation": "v", "showlegend": true, "type": "scatter", "x": [9.0, 10.0, 1.0, 2.0, 3.0, 4.0, 5.0, 6.0, 7.0, 8.0, 9.0, 10.0, 11.0, 12.0, 1.0, 2.0, 3.0, 4.0, 5.0, 6.0, 7.0, 8.0], "xaxis": "x", "y": [1, 94, 283, 601, 966, 873, 1363, 1284, 1543, 1665, 1576, 1723, 2899, 2295, 2975, 2632, 2971, 3002, 3138, 2738, 2715, 3164], "yaxis": "y"}, {"hovertemplate": "Région=TO<br>Mois=%{x}<br>Nombre de Commandes=%{y}<extra></extra>", "legendgroup": "TO", "line": {"color": "#FF6692", "dash": "solid", "shape": "linear"}, "marker": {"symbol": "circle"}, "mode": "lines+markers", "name": "TO", "orientation": "v", "showlegend": true, "type": "scatter", "x": [1.0, 2.0, 3.0, 4.0, 5.0, 6.0, 7.0, 8.0, 9.0, 10.0, 11.0, 12.0, 1.0, 2.0, 3.0, 4.0, 5.0, 6.0, 7.0, 8.0], "xaxis": "x", "y": [2, 7, 7, 13, 17, 8, 1, 15, 16, 13, 17, 14, 16, 20, 20, 19, 16, 18, 22, 13], "yaxis": "y"}], "layout": {"legend": {"title": {"text": "Région"}, "tracegroupgap": 0}, "title": {"text": "Croissance des Commandes MoM par Région"}, "xaxis": {"anchor": "y", "domain": [0, 1], "title": {"text": "Mois"}}, "yaxis": {"anchor": "x", "domain": [0, 1], "title": {"text": "Nombre de Commandes"}}}}
